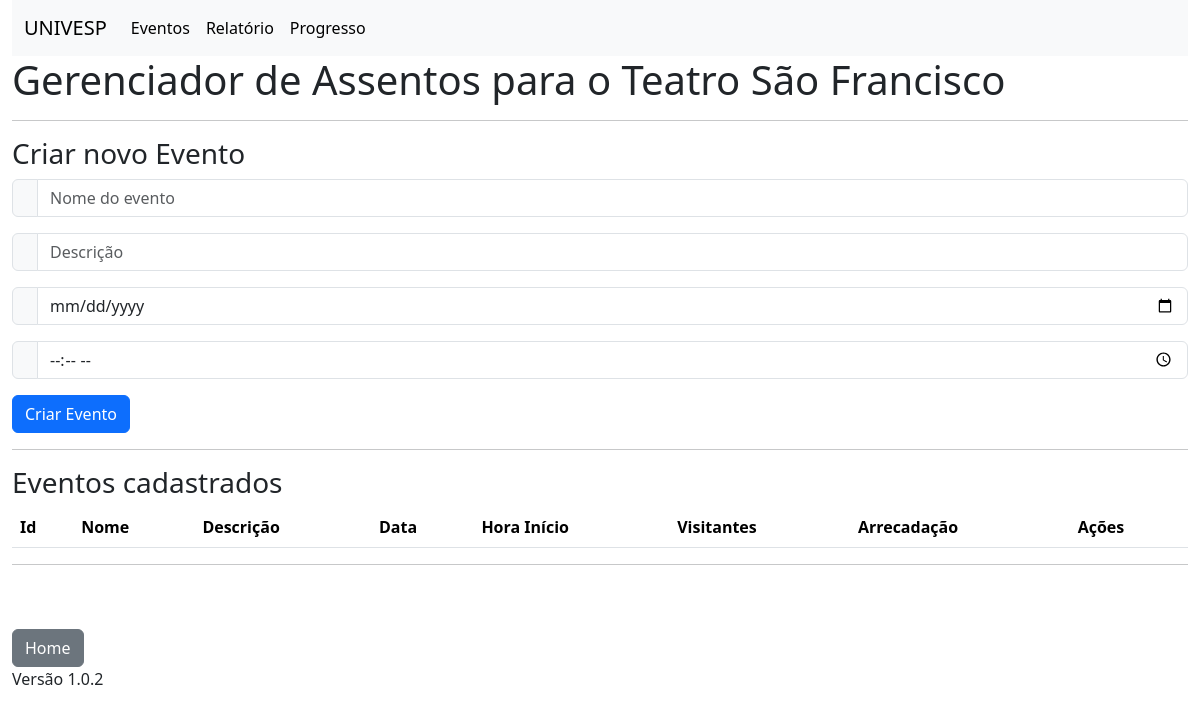
The page /index on the database as committed earlier.
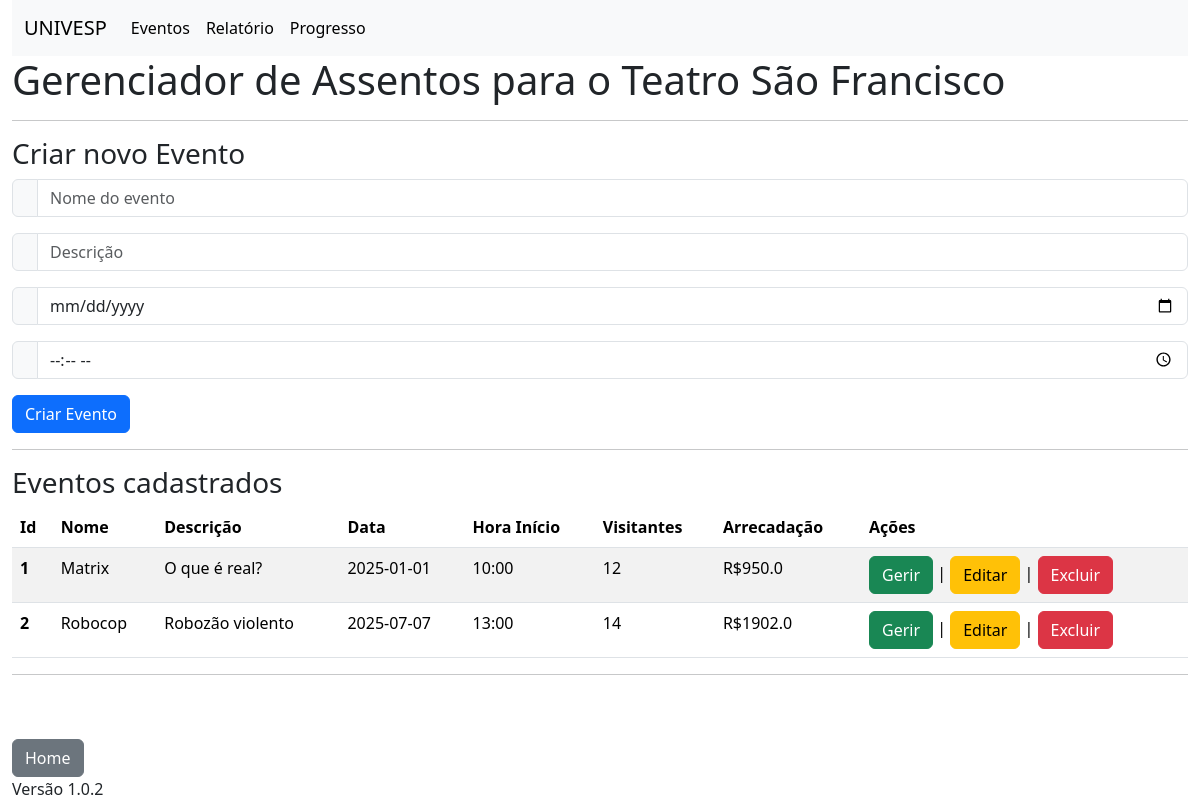
The same page on the database as committed later.
### models.py (models this page shows, shortened)
class Evento(db.Model):
    __tablename__ = 'eventos'
    id = db.Column(db.Integer, primary_key=True)
    nome = db.Column(db.String(100))
    descricao = db.Column(db.String(256))
    data = db.Column(db.String(10))
    hora_inicio = db.Column(db.String(5))
    lotacao = db.Column(db.Integer)
    arrecadacao = db.Column(db.Float)
    assentos = db.relationship('Assento', back_populates='evento', cascade="all, delete")
    usuario_id = db.Column(db.Integer, db.ForeignKey('usuarios.id'))
    usuario = db.relationship('Usuario', back_populates='eventos')
    clientes = db.relationship('Cliente',
                               secondary=Cliente_Evento.__table__,
                               back_populates='eventos')

### routes.py (the view, shortened to what this page needs)
@app.route('/')
@app.route('/index', methods=['GET','POST'])
def index():
    eventos = Evento.query.all()
    for evento in eventos:
        lotacao = 0
        arrecadacao = 0
        for assento in evento.assentos:
            if not assento.livre:
                lotacao += 1
                arrecadacao += assento.preco
        evento.arrecadacao = arrecadacao
        evento.lotacao = lotacao
        db.session.commit()
    if request.method=='GET':
        return render_template('index.html', eventos=eventos)

### templates/index.html
{% extends 'base.html' %}
{% block conteudo %}
<h1>Gerenciador de Assentos para o Teatro São Francisco</h1>
<hr>
<h3>Criar novo Evento</h3>
<form action="/index" method="post">
  <div class="input-group mb-3">
    <span class="input-group-text" id="basic-addon1"></span>
    <input type="text" class="form-control" placeholder="Nome do evento" aria-label="Username" aria-describedby="basic-addon1" name="nome" required>
  </div>
  <div class="input-group mb-3">
    <span class="input-group-text" id="basic-addon1"></span>
    <input type="text" class="form-control" placeholder="Descrição" aria-label="Username" aria-describedby="basic-addon1" name="descricao" required>
  </div>
  <div class="input-group mb-3">
    <span class="input-group-text" id="basic-addon1"></span>
    <input type="date" class="form-control" placeholder="dd/mm/aaaa" aria-label="Username" aria-describedby="basic-addon1" name="data" required>
  </div>
  <div class="input-group mb-3">
    <span class="input-group-text" id="basic-addon1"></span>
    <input type="time" class="form-control" placeholder="hh:mm" aria-label="Username" aria-describedby="basic-addon1" name="hora" required>
  </div>
  <button type="submit" class="btn btn-primary">Criar Evento</button>
</form>
<hr>
<h3>Eventos cadastrados</h3>
<table class="table table-striped">
    <thead>
      <tr>
        <th scope="col">Id</th>
        <th scope="col">Nome</th>
        <th scope="col">Descrição</th>
        <th scope="col">Data</th>
        <th scope="col">Hora Início</th>
        <th scope="col">Visitantes</th>
        <th scope="col">Arrecadação</th>
        <th scope="col">Ações</th>
      </tr>
    </thead>
    <tbody>
      {% for e in eventos %}
      <tr>
        <th scope="row">{{e.id}}</th>
        <td>{{e.nome}}</td>
        <td>{{e.descricao}}</td>
        <td>{{e.data}}</td>
        <td>{{e.hora_inicio}}</td>
        <td>{{e.lotacao}}</td>
        <td>R${{e.arrecadacao}}</td>
        <td>
          <a class="btn btn-success" role="button" aria-disabled="true" href="/evento/{{e.id}}">Gerir</a> |
          <a class="btn btn-warning" role="button" aria-disabled="true" href="/evento_editar/{{e.id}}">Editar</a> |
          <a class="btn btn-danger" role="button" aria-disabled="true" href="/evento_apagar/{{e.id}}"
          onclick="return confirm('Deseja realmente apagar o evento {{e.nome}}?');">Excluir</a>
        </td>
      </tr>
      {% endfor %}
    </tbody>
  </table>
{% endblock %}

### templates/base.html (shortened to what this page needs)
<!doctype html>
<html lang="pt-br">
  <head>
    <link href="https://cdn.jsdelivr.net/npm/bootstrap@5.3.3/dist/css/bootstrap.min.css" rel="stylesheet">
  </head>
  <body>
    <div class="container-fluid">
    <nav class="navbar navbar-expand-lg bg-body-tertiary">
        <div class="container-fluid">
          <a class="navbar-brand" href="https://univesp.br/">UNIVESP</a>
          <div class="collapse navbar-collapse" id="navbarNavAltMarkup">
            <div class="navbar-nav">
              <a class="nav-link active" aria-current="page" href="/index">Eventos</a>
              <a class="nav-link active" href="/relatorio">Relatório</a>
              <a class="nav-link active" href="/progresso">Progresso</a>
            </div>
          </div>
        </div>
      </nav>
    {% block conteudo %}
    {% endblock %}
    <hr>
    <br><br>
    <a class="btn btn-secondary" href="/index" role="button">Home</a>
    <br>
      <footer>Versão 1.0.2</footer>
    </div>
  </body>
</html>

Rows that differ between the two databases and show on the page:
added Evento: id "1", nome "Matrix", descricao "O que é real?", data "2025-01-01", hora_inicio "10:00", lotacao "12", arrecadacao "950.0"
added Evento: id "2", nome "Robocop", descricao "Robozão violento", data "2025-07-07", hora_inicio "13:00", lotacao "14", arrecadacao "1902.0"
